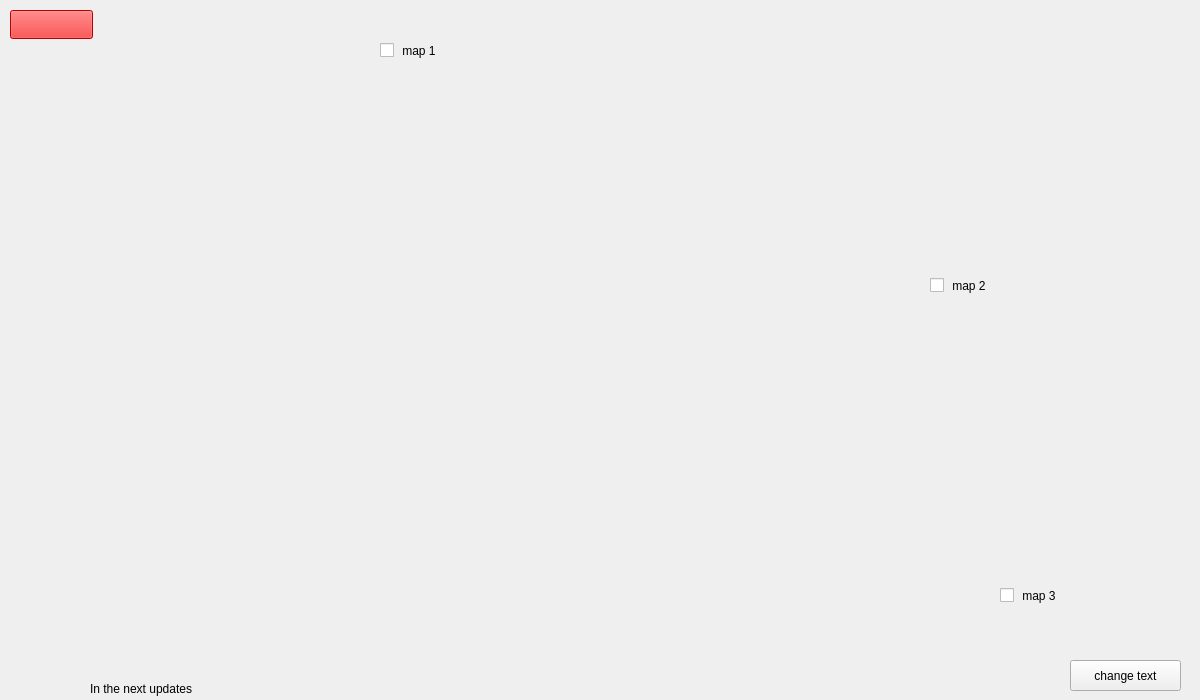
<?xml version="1.0" encoding="UTF-8"?>
<ui version="4.0">
 <class>selectMap</class>
 <widget class="QWidget" name="selectMap">
  <property name="geometry">
   <rect>
    <x>0</x>
    <y>0</y>
    <width>1200</width>
    <height>700</height>
   </rect>
  </property>
  <property name="minimumSize">
   <size>
    <width>1200</width>
    <height>700</height>
   </size>
  </property>
  <property name="maximumSize">
   <size>
    <width>1210</width>
    <height>710</height>
   </size>
  </property>
  <property name="sizeIncrement">
   <size>
    <width>1200</width>
    <height>700</height>
   </size>
  </property>
  <property name="windowTitle">
   <string>Form</string>
  </property>
  <property name="styleSheet">
   <string notr="true"/>
  </property>
  <widget class="QPushButton" name="pushButton">
   <property name="geometry">
    <rect>
     <x>10</x>
     <y>10</y>
     <width>83</width>
     <height>29</height>
    </rect>
   </property>
   <property name="styleSheet">
    <string notr="true">background-color:rgb(255, 0, 0);</string>
   </property>
   <property name="text">
    <string/>
   </property>
  </widget>
  <widget class="QCheckBox" name="checkBox">
   <property name="geometry">
    <rect>
     <x>380</x>
     <y>0</y>
     <width>201</width>
     <height>101</height>
    </rect>
   </property>
   <property name="styleSheet">
    <string notr="true">font: 700 30pt &quot;Script MT Bold&quot;;</string>
   </property>
   <property name="text">
    <string> map 1</string>
   </property>
   <property name="checkable">
    <bool>true</bool>
   </property>
   <property name="checked">
    <bool>false</bool>
   </property>
  </widget>
  <widget class="QCheckBox" name="checkBox_2">
   <property name="geometry">
    <rect>
     <x>930</x>
     <y>260</y>
     <width>171</width>
     <height>51</height>
    </rect>
   </property>
   <property name="styleSheet">
    <string notr="true">font: 700 30pt &quot;Script MT Bold&quot;;</string>
   </property>
   <property name="text">
    <string> map 2</string>
   </property>
  </widget>
  <widget class="QCheckBox" name="checkBox_3">
   <property name="geometry">
    <rect>
     <x>1000</x>
     <y>570</y>
     <width>171</width>
     <height>51</height>
    </rect>
   </property>
   <property name="styleSheet">
    <string notr="true">font: 700 30pt &quot;Script MT Bold&quot;;</string>
   </property>
   <property name="text">
    <string> map 3</string>
   </property>
  </widget>
  <widget class="QPushButton" name="pushButton_2">
   <property name="geometry">
    <rect>
     <x>1070</x>
     <y>660</y>
     <width>111</width>
     <height>31</height>
    </rect>
   </property>
   <property name="maximumSize">
    <size>
     <width>1200</width>
     <height>700</height>
    </size>
   </property>
   <property name="text">
    <string>change text</string>
   </property>
  </widget>
  <widget class="QLabel" name="label">
   <property name="geometry">
    <rect>
     <x>0</x>
     <y>0</y>
     <width>1200</width>
     <height>700</height>
    </rect>
   </property>
   <property name="minimumSize">
    <size>
     <width>1200</width>
     <height>700</height>
    </size>
   </property>
   <property name="maximumSize">
    <size>
     <width>1200</width>
     <height>16777215</height>
    </size>
   </property>
   <property name="styleSheet">
    <string notr="true">background-image: url(:/res/image/S-map.png);</string>
   </property>
   <property name="text">
    <string/>
   </property>
  </widget>
  <widget class="QLabel" name="label_2">
   <property name="geometry">
    <rect>
     <x>90</x>
     <y>640</y>
     <width>461</width>
     <height>111</height>
    </rect>
   </property>
   <property name="styleSheet">
    <string notr="true">font: 700 30pt &quot;Script MT Bold&quot;;</string>
   </property>
   <property name="text">
    <string>In the next updates
</string>
   </property>
  </widget>
  <zorder>label</zorder>
  <zorder>pushButton</zorder>
  <zorder>checkBox</zorder>
  <zorder>checkBox_2</zorder>
  <zorder>checkBox_3</zorder>
  <zorder>pushButton_2</zorder>
  <zorder>label_2</zorder>
 </widget>
 <resources/>
 <connections/>
</ui>
